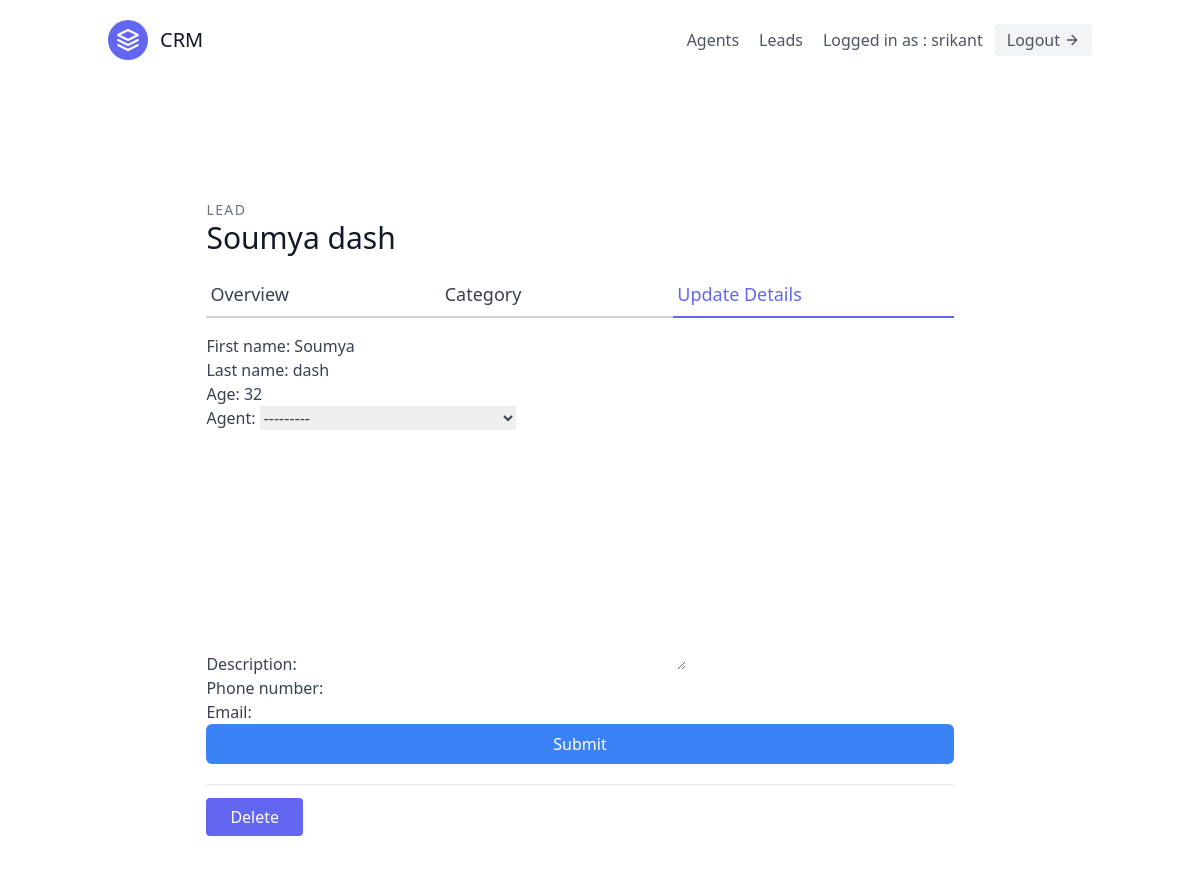
Page /leads/3/update/ (signed in) on the earlier database version.
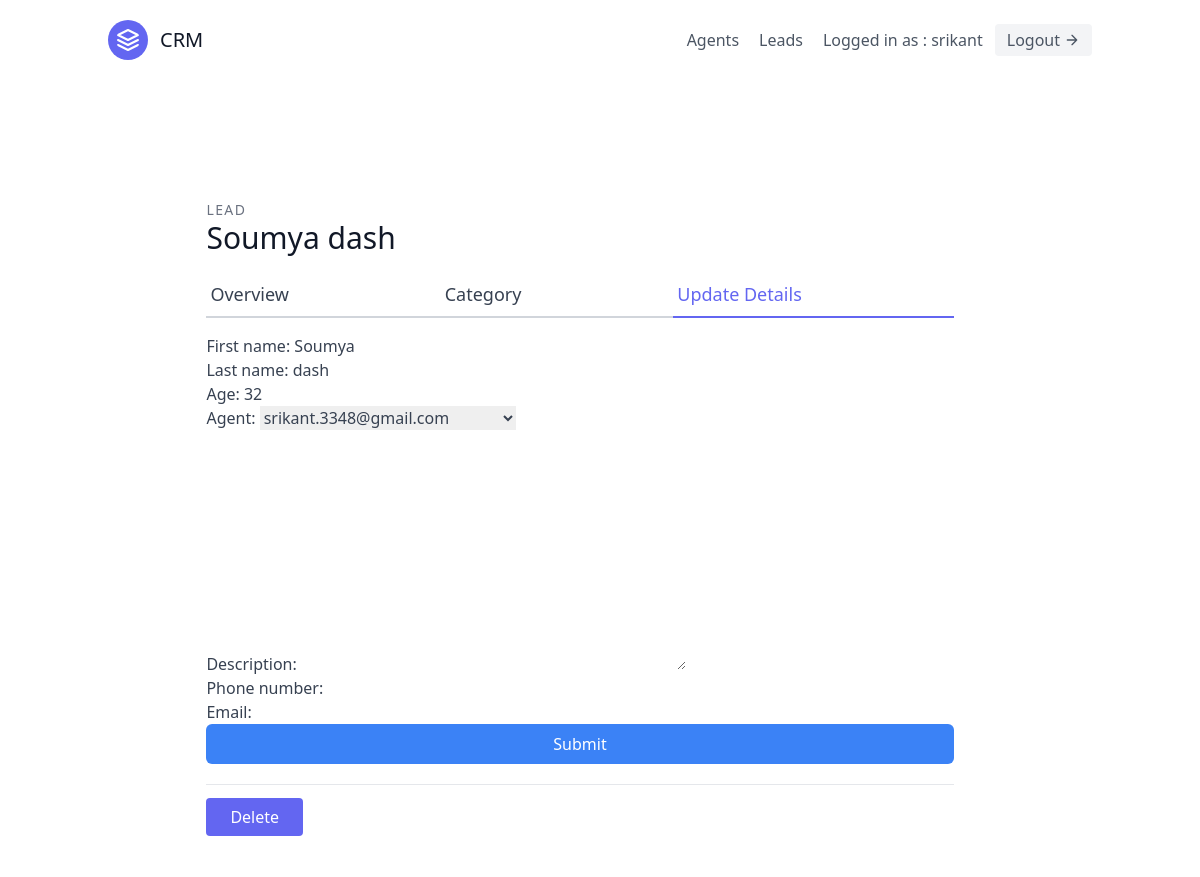
Same page on the later database version.
### leads/models.py (models this page shows, shortened)
class Lead(models.Model):
    first_name = models.CharField(max_length=20)
    last_name = models.CharField(max_length=20)
    age = models.IntegerField(default=0)
    organisation = models.ForeignKey(UserProfile, on_delete=models.CASCADE)
    agent = models.ForeignKey("Agent", null=True, blank=True, on_delete=models.SET_NULL)
    category = models.ForeignKey("Category", related_name="leads", null=True, blank=True, on_delete=models.SET_NULL)
    description = models.TextField()
    date_added = models.DateTimeField(auto_now_add=True)
    phone_number = models.CharField(max_length=20)
    email = models.EmailField()

### leads/views.py (the view, shortened to what this page needs)
# urls.py: path('<int:pk>/update/', LeadUpdateView.as_view(), name='lead-update'),
class LeadUpdateView(OrganisorAndLoginRequiredMixin ,generic.UpdateView):
    template_name = "leads/lead_update.html"
    form_class  = LeadModelForm
    def get_queryset(self):
        user = self.request.user
        return Lead.objects.filter(organisation=user.userprofile)

### leads/forms.py
class LeadModelForm(forms.ModelForm):
    class Meta:
        model = Lead
        fields = (
            'first_name',
            'last_name',
            'age',
            'agent',
            'description',
            'phone_number',
            'email',
            )

### agents/mixins.py (called while the page is built)
    def dispatch(self, request, *args, **kwargs):
        if not request.user.is_authenticated or not request.user.is_organisor:
            return redirect("leads:lead-list")
        return super().dispatch(request, *args, **kwargs)

### leads/models.py (called while the page is built)
    def __str__(self):
        return self.user.email

### leads/templates/leads/lead_update.html (shortened to what this page needs)
{% extends "base.html" %}
{% load tailwind_filters %}
{% block content %}
<section class="text-gray-700 body-font overflow-hidden">
    <div class="container px-5 py-24 mx-auto">
      <div class="lg:w-4/5 mx-auto flex flex-wrap">
        <div class="w-full lg:pr-10 lg:py-6 mb-6 lg:mb-0">
            <h2 class="text-sm title-font text-gray-500 tracking-widest">LEAD</h2>
            <h1 class="text-gray-900 text-3xl title-font font-medium mb-4">{{ lead.first_name }} {{ lead.last_name }}</h1>
            <div class="flex mb-4">
                <a href="{% url 'leads:lead-detail' lead.pk %}" class="flex-grow border-b-2 border-gray-300 py-2 text-lg px-1">
                    Overview
                </a>
                <a href="{% url 'leads:lead-category-update' lead.pk %}" class="flex-grow border-b-2 border-gray-300 py-2 text-lg px-1">
                    Category
                </a>
                <a href="{% url 'leads:lead-update' lead.pk %}" class="flex-grow text-indigo-500 border-b-2 border-indigo-500 py-2 text-lg px-1">
                    Update Details
                </a>
            </div>
            <form method="post" enctype="multipart/form-data">
                {{ form|crispy }}
                <button type="submit" class="w-full text-white bg-blue-500 hover:bg-blue-600 px-3 py-2 rounded-md">Submit</button>
            </form>
            <div class="mt-5 py-5 border-t border-gray-200">
                <a href="{% url 'leads:lead-delete' lead.pk %}" class="w-1/2 mt-3 text-white bg-indigo-500 border-0 py-2 px-6 focus:outline-none hover:bg-indigo-600 rounded">
                    Delete
                </a>
            </div>
        </div>
      </div>
    </div>
  </section>
{% endblock content %}

Differences in the rows shown:
changed Lead "Soumya": agent "---------" → "srikant.3348@gmail.com"
